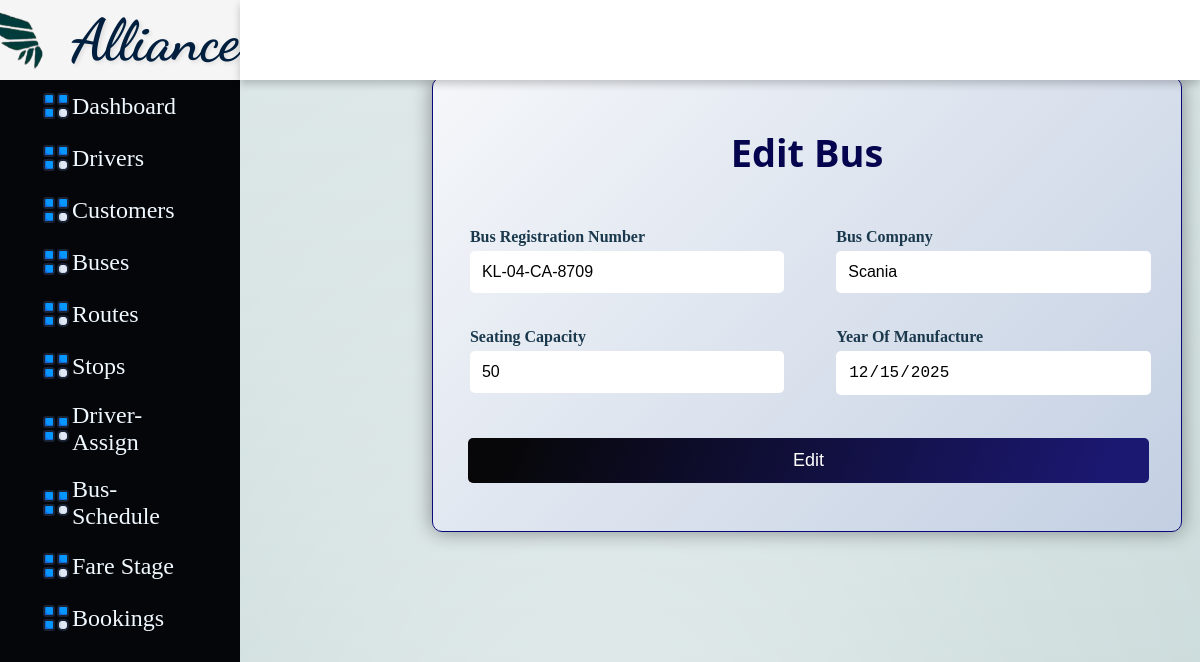
The app's page /Ubus.php?Bus_id=1 (signed in) with its own data.
### tables this page shows
CREATE TABLE `tbl_bus` (
  `Bus_id` int(5) NOT NULL,
  `Bus_Reg_no` varchar(15) NOT NULL,
  `Bus_Comp` varchar(10) NOT NULL,
  `Seating_capacity` decimal(2,0) NOT NULL,
  `Yearofmanufacture` decimal(4,0) DEFAULT NULL
);

### Ubus.php (the view, shortened to what this page needs)
<html>
<head>
    <link rel="stylesheet" href="Style.css">
    <link rel="stylesheet" href="Aubus.css">
</head>
<body>
    <div class="side-menu">
        <div class="brand-name">
            <div class="logo">
                <img src="logo2.png">
            </div>
            <h1>Alliance</h1>
        </div>
        <ul class="ui">
        <li><a href="admin.php"><img src="ui.png"> Dashboard </a></li>
          <li><a href="Driver.php"><img src="ui.png">Drivers</a></li>
          <li><a href="Cust.php"><img src="ui.png">Customers</a></li>
          <li><a href="Bus.php"><img src="ui.png">Buses</a></li>
          <li><a href="Route.php"><img src="ui.png">Routes</a></li>
          <li><a href="Stop.php"><img src="ui.png">Stops</a></li>
          <li><a href="Driverbus.php"><img src="ui.png">Driver-Assign</a></li>
          <li><a href="Busroute.php"><img src="ui.png">Bus-Schedule</a></li>
          <li><a href="Farestage.php"><img src="ui.png">Fare Stage</a></li>
          <li><a href="Abooking_view.php"><img src="ui.png">Bookings</a></li>
        </ul>
    </div>
    <div class="container">
        <div class="header">
            <div class="nav">
                <div class="user">
                    <div class="img-case">
                    </div>
                </div>
            </div>
        </div>
        <div class="content">
            <div class="main">
                <div class="form">
                    <?php
                    include 'Dbconnect.php';
                    $row = null;
                    function sanitizeInput($data) {
                        $data = trim($data);
                        $data = stripslashes($data);
                        $data = htmlspecialchars($data);
                        return $data;
                    }
                    if (isset($_POST['Update'])) {
                        $id = sanitizeInput($_POST['Bus_id']);
                        $Busno = sanitizeInput($_POST['Bus_Reg_no']);
                        $Buscomp = sanitizeInput($_POST['Bus_Comp']);
                        $SeatingCapacity = sanitizeInput($_POST['Seating_capacity']);
                        $Year = sanitizeInput($_POST['Yearofmanufacture']);
                        if (empty($Busno)) {
                            header("Location: ../Ubus.php?Bus_id=$id&error=Bus_Reg_no is Required");
                            exit;
                        } else {
                            $checkBusQuery = "SELECT * FROM tbl_Bus WHERE Bus_Reg_no = '$Busno' AND Bus_id != $id";
                            $resultBus = mysqli_query($conn, $checkBusQuery);
                            if (mysqli_num_rows($resultBus) > 0) {
                                echo "<script>alert('Bus Registration Number already exists. Please use a different Bus Registration Number.');</script>";
                            } else {
                                $sql = "UPDATE tbl_Bus SET Bus_Reg_no='$Busno', Bus_Comp='$Buscomp', Seating_capacity='$SeatingCapacity',
                                        Yearofmanufacture='$Year' WHERE Bus_id=$id";
                                if (mysqli_query($conn, $sql)) {
                                    echo "<script> alert(\"Bus updated successfully\");</script>";
                                    echo "<script>window.location.href='bus.php';</script>";
                                    exit;
                                } else {
                                    echo "Error updating record: " . mysqli_error($conn);
                                }
                            }
                        }
                    } elseif (isset($_GET['Bus_id'])) {
                        $id = sanitizeInput($_GET['Bus_id']);
                        $sql = "SELECT * FROM tbl_Bus WHERE Bus_id=$id";
                        $result = mysqli_query($conn, $sql);
                        if (mysqli_num_rows($result) > 0) {
                            $row = mysqli_fetch_assoc($result);
                        } else {
                            echo "<script> alert(\"No bus found with the specified ID\");</script>";
                            echo "<script>window.location.href='Ubus.php';</script>";
                            exit;
                        }
                    }
                    ?>
                    <form action="Ubus.php" method="post">
                    <h1>Edit Bus</h1>
                        <div class="form-row">
                        </div>
                        <div class="form-row">
                            <div class="form-group">
                                <label for="Bus_Reg_no">Bus Registration Number</label>
                                <input type="text" id="Bus_Reg_no" name="Bus_Reg_no" maxlength="13" value="<?php echo $row['Bus_Reg_no'] ?? ''; ?>" readonly required>
                            </div>
                            <div class="form-group">
                                <label for="Bus_Comp">Bus Company</label>
                                <input type="text" id="Bus_Comp" name="Bus_Comp" value="<?php echo $row['Bus_Comp'] ?? ''; ?>" readonly required>
                            </div>
                        </div>
                        <div class="form-row">
                            <div class="form-group">
                                <label for="Seating_capacity">Seating Capacity</label>
                                <input type="number" id="Seating_capacity" name="Seating_capacity" min="1" max="50" value="<?php echo $row['Seating_capacity'] ?? ''; ?>" readonly required>
                            </div>
                            <div class="form-group">
                                <label for="Yearofmanufacture">Year Of Manufacture</label>
                                <input type="date" id="Yearofmanufacture" name="Yearofmanufacture" max="<?= date('Y-m-d'); ?>" value="<?php echo isset($row['Yearofmanufacture']) ? date('Y-m-d', strtotime($row['Yearofmanufacture'])) : ''; ?>" readonly required>
                            </div>
                        </div>
                        <br>
                          <div class="form-group">
                        <input type="button" value="Edit" onclick="enableFormFields()">
                      </div>
                        </div>
                </div>
            </div>
        </div>
</body>
</html>

### Style.css (style rules this page uses)
* { margin: 0; padding: 0%; box-sizing: border-box; }
body { min-height: 100vh; }
a { text-decoration: none; }
li { list-style: none; }
h1,h2 { color:#090979; }
.side-menu li a { font-size: 24px; padding: 10px 40px; color: aliceblue; display: flex; align-items: center; }
.container { position: absolute; background-size: 100%; right: 0; width: 80vw; height: 100vh; }
.container .header { position: fixed; top: 0%; width: 80vw; height: 10vh; background: white; display: flex; align-items: center; justify-content: center; box-shadow: 0 4px 8px 0 rgba(0,0,0,0.2); z-index: 1; }
.container .header .nav { width: 90%; display: flex; align-items: center; }
.container .header .nav .user { flex: 1; display: flex; justify-content: space-between; align-items: center; }
.container .header .nav .user .img-case { position: relative; width: 50px; height: 50px; }
ul.ui img { height: 20%; width: 20%; }

### Aubus.css (style rules this page uses)
body { align-items: center; background-color: #CDDCDC; background-image: radial-gradient(at 50% 100%, rgba(255,255,255,0.50) 0%, rgba(0,0,0,0.50) 100%), linear-gradient(to bottom, rgba(255,255,255,0.25) 0%, rgba(0,0,0,0.25) 100%); background-blend-mode: screen, overlay; height: 100%; }
.form { margin-top: 8%; background-image: linear-gradient(135deg, #f5f7fa 0%, #c3cfe2 100%); color: #1B394D; padding: 5% 8%; border-radius: 10px; box-shadow: 0 0 20px rgba(0, 0, 0, 0.4); max-width: 750px; border: 1px solid #090979; display: flex; justify-content: center; align-items: center; margin-left: 20%; animation: floatUp 1s ease-in-out; }
.form h1 { color:#05054f; text-align: center; margin-bottom: 20px; font-size: 38px; font-weight: bold; font-family: 'Segoe UI', Tahoma, Geneva, Verdana, sans-serif; }
.form-row { display: flex; padding: 10px; flex-wrap: wrap; gap:8%; margin-left: -20%; }
.form-group { flex: 1; margin-right: 50px; justify-content: space-between; }
label { display: block; margin-bottom: 5px; color: #1B394D; font-weight: bold; margin-left: 23%; }
input[type="text"], input[type="number"], input[type="email"], input[type="tel"], input[type="time"], input[type="date"], input[type="password"], select { margin-left: 23%; width: 120%; padding: 12px; font-size: 16px; border: none; border-radius: 5px; margin-bottom: 15px; transition: border-color 0.3s ease, transform 0.3s ease; }
input[type="submit"] , input[type="button"] { background: linear-gradient( 111.4deg, rgba(7,7,9,1) 6.5%, rgba(27,24,113,1) 93.2% ); margin-left: -9%; width:128%; color: #fff; font-size: 18px; padding: 12px 24px; border: none; border-radius: 5px; cursor: pointer; transition: background-color 0.3s ease; }
.side-menu { position: fixed; background: #05060A; width:20vw; min-height:100vh; display: flex; flex-direction: column; }
.side-menu .brand-name { background: whitesmoke; height: 10vh; display: flex; align-items: center; justify-content: center; }
.side-menu .brand-name h1 { margin-left: -20%; font-family: 'Dancing Script', cursive; font-size: 58px; color: #001F3F; text-shadow: 2px 2px 4px rgba(0, 0, 0, 0.1); }
.side-menu .brand-name img { margin-left: -30%; height:85%; width:85%; }

### Dbconnect.php (style rules this page uses)
body { user-select: none; }

### records on screen
tbl_bus: Bus_Reg_no "KL-04-CA-8709", Bus_Comp "Scania", Seating_capacity "50", Yearofmanufacture "12/15/2025"
